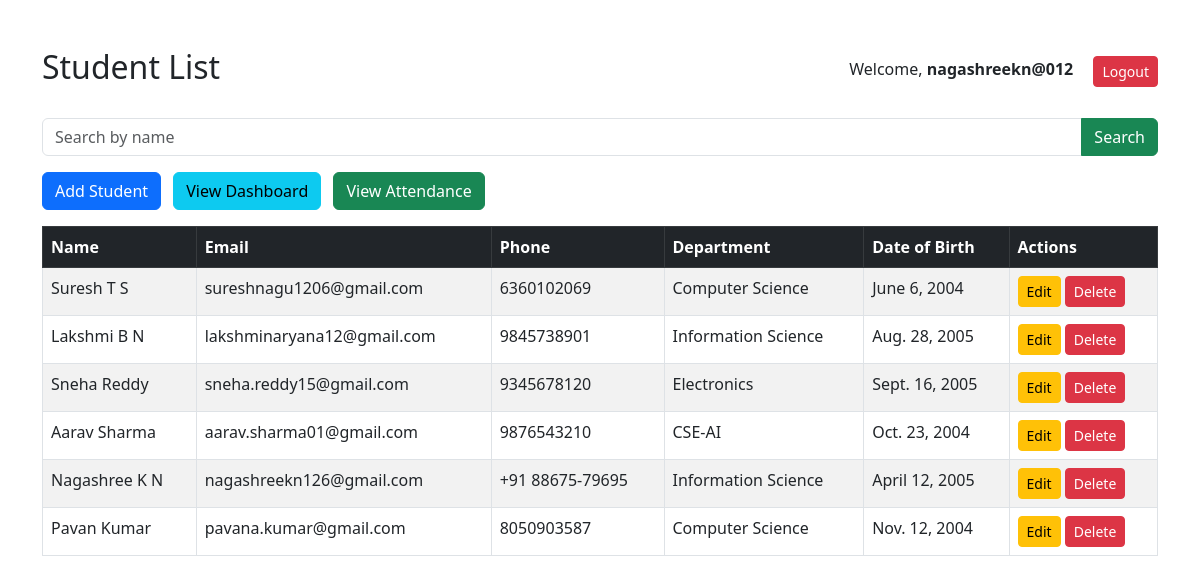
The app's page / (signed in) with its own data.
### students/models.py (models this page shows, shortened)
class Student(models.Model):
    name = models.CharField(max_length=100)
    email = models.EmailField()
    phone = models.CharField(max_length=15)
    department = models.CharField(max_length=100)
    date_of_birth = models.DateField()

### students/views.py (the view)
# urls.py: path('', views.student_list, name='student_list'),
@login_required
def student_list(request):
    query = request.GET.get('q')
    if query:
        students = Student.objects.filter(name__icontains=query)
    else:
        students = Student.objects.all()
    return render(request, 'students/student_list.html', {
        'students': students
    })

### students/templates/students/student_list.html (shortened to what this page needs)
<!DOCTYPE html>
<html>
<head>
    <link href="https://cdn.jsdelivr.net/npm/bootstrap@5.3.0/dist/css/bootstrap.min.css" rel="stylesheet">
</head>
<body>
    <div class="container mt-5">
        <div class="d-flex justify-content-between align-items-center mb-4">
            <h2>Student List</h2>
            <div>
                <span class="me-3">
                    Welcome, <strong>{{ request.user.username }}</strong>
                </span>
                <form method="POST" action="{% url 'logout' %}" style="display:inline;">
                    <button type="submit" class="btn btn-danger btn-sm">
                        Logout
                    </button>
                </form>
            </div>
        </div>
        <form method="GET" class="mb-3">
            <div class="input-group">
                <input type="text" name="q" class="form-control" placeholder="Search by name">
                <button class="btn btn-success" type="submit">
                    Search
                </button>
            </div>
        </form>
        <div class="mb-3">
            <a href="{% url 'add_student' %}" class="btn btn-primary">
                Add Student
            </a>
            <a href="{% url 'dashboard' %}" class="btn btn-info ms-2">
                View Dashboard
            </a>
            <a href="{% url 'attendance_list' %}" class="btn btn-success ms-2">
                View Attendance
            </a>
        </div>
        <table class="table table-bordered table-striped">
            <thead class="table-dark">
                <tr>
                    <th>Name</th>
                    <th>Email</th>
                    <th>Phone</th>
                    <th>Department</th>
                    <th>Date of Birth</th>
                    <th>Actions</th>
                </tr>
            </thead>
            <tbody>
                {% for student in students %}
                <tr>
                    <td>{{ student.name }}</td>
                    <td>{{ student.email }}</td>
                    <td>{{ student.phone }}</td>
                    <td>{{ student.department }}</td>
                    <td>{{ student.date_of_birth }}</td>
                    <td>
                        <a href="{% url 'edit_student' student.id %}" class="btn btn-warning btn-sm">
                            Edit
                        </a>
                        <a href="{% url 'delete_student' student.id %}" class="btn btn-danger btn-sm" onclick="return confirm('Are you sure you want to delete this student?');">
                            Delete
                        </a>
                    </td>
                </tr>
                {% empty %}
                <tr>
                    <td colspan="6" class="text-center">No students found</td>
                </tr>
                {% endfor %}
            </tbody>
        </table>
    </div>
</body>
</html>

### records on screen
Student: name "Suresh T S", email "sureshnagu1206@gmail.com", phone "6360102069", department "Computer Science", date_of_birth "June 6, 2004"
Student: name "Lakshmi B N", email "lakshminaryana12@gmail.com", phone "9845738901", department "Information Science", date_of_birth "Aug. 28, 2005"
Student: name "Sneha Reddy", email "sneha.reddy15@gmail.com", phone "9345678120", department "Electronics", date_of_birth "Sept. 16, 2005"
Student: name "Aarav Sharma", email "aarav.sharma01@gmail.com", phone "9876543210", department "CSE-AI", date_of_birth "Oct. 23, 2004"
Student: name "Nagashree K N", email "nagashreekn126@gmail.com", phone "+91 88675-79695", department "Information Science", date_of_birth "April 12, 2005"
Student: name "Pavan Kumar", email "pavana.kumar@gmail.com", phone "8050903587", department "Computer Science", date_of_birth "Nov. 12, 2004"

### other values on screen
{{ request.user.username }} "nagashreekn@012"
